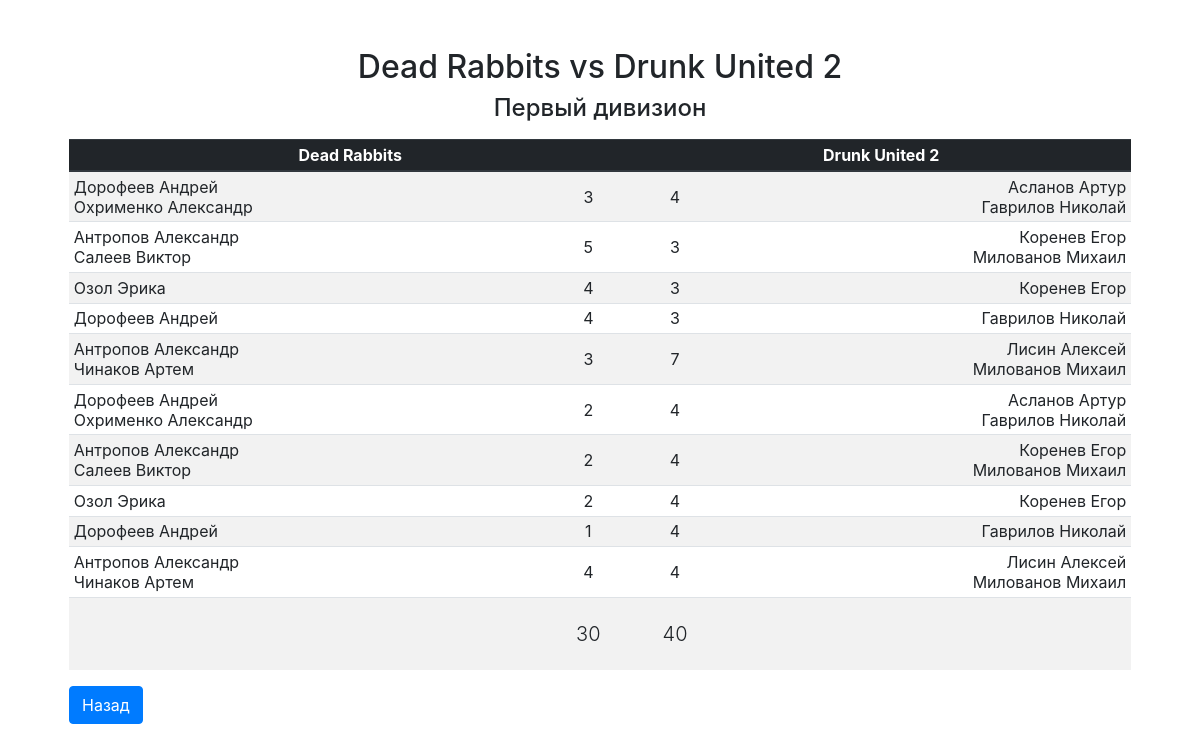
The page /match.php?id=60 on the database its author committed.
### tables this page shows
CREATE TABLE games (game_id integer primary key, match_id references matches(match_id), player_id11 references players(player_id), player_id12 references players(player_id), player_id21 references players(player_id), player_id22 references players(player_id), score1 integer, score2 integer);

CREATE TABLE players (player_id integer primary key autoincrement, first_name text, second_name text);

CREATE TABLE matches (match_id integer primary key autoincrement, season_id references seasons(season_id), tournament_id references tournaments(tournament_id), team_id1 references teams(team_id), team_id2 references teams(team_id), sets_won1 integer, sets_won2 integer, points_1 integer, points_2 integer);

### inc/functions.php (called while the page is built, shortened)
<?php
function find_player_name_by_id($player_id, $players_query) {
	foreach ($players_query as $player)
		if ($player['id'] == $player_id)
			return ($player['second_name'] . " " . $player['first_name']);
}

### match.php (the view, shortened to what this page needs)
<?php
	require_once __DIR__ . "/inc/bootstrap.php";
	require_once __DIR__ . "/inc/layout/head.php";
	$match_id = $_GET['id'];
	$sth = $db->prepare("select
			m.match_id as match_id,
			m.season_id as season_id,
			m.tournament_id as tournament_id,
			ht.team_name_long as home_team,
			at.team_name_long as away_team,
			m.sets_won1 as home_score,
			m.sets_won2 as away_score
			from matches as m
			inner join teams as ht on ht.team_id = m.team_id1
			inner join teams as at on at.team_id = m.team_id2
			where match_id = ?");
	$sth->execute(array($match_id));
	$match = $sth->fetch();
	$sth = $db->prepare("select * from games where match_id = :id");
	$sth->bindValue(":id", $match_id, PDO::PARAM_INT);
	$sth->execute();
	$games = $sth->fetchAll();
	$sth = $db->prepare("select id, first_name, second_name from rosters inner join players on rosters.player_id = players.player_id");
	$sth->execute();
	$players = $sth->fetchAll();
?>
<body class="pt-5">
<main role="main" class="container">
  	<div class="starter-template pt-0">
  		<?php if (!sizeof($games)): ?>
	    	<h2>Матч не найден</h2>
  			<p>К сожалению, матч не найден. Пожалуйста, вернитесь на главную страницу.</p>
  		<?php else: ?>
    	<h2><?php echo $match['home_team'] . " vs " . $match['away_team']; ?></h2>
    	<h4><?php echo $match['tournament_id'] == 1 ? "Первый дивизион" : "Второй дивизион"; ?></h4>
    	<table class="table table-striped table-sm mt-3" id="match">
    		<thead class="thead-dark">
    			<th colspan="2"><?php echo $match['home_team'] ?></th>
    			<th colspan="2"><?php echo $match['away_team']; ?></th>
    		</thead>
    		<tbody>
    			<?php if (sizeof($games)): ?>
    				<?php foreach ($games as $game): ?>
    					<tr>
					   		<td class="text-left">
					   			<?php
					   				echo find_player_name_by_id($game['player_id11'], $players);
					   				if ($game['player_id12'])
					   					echo "<br>" . find_player_name_by_id($game['player_id12'], $players);
				   				?>
				   			</td>
					   		<td>
					   			<?php echo $game['score1']; ?>
					   		</td>
					   		<td>
					   			<?php echo $game['score2']; ?>
					   		</td>
					   		<td class="text-right">
					   			<?php
					   				echo find_player_name_by_id($game['player_id21'], $players);
					   				if ($game['player_id22'])
					   					echo "<br>" . find_player_name_by_id($game['player_id22'], $players);
				   				?>
					   		</td>
    					</tr>
    				<?php endforeach; ?>
    			<?php endif; ?>
			   	<tr>
			   		<td></td>
			   		<td class="py-4">
						<output id="t1score" class="lead"><?php echo $match['home_score']; ?></output>
					</td>
			   		<td class="py-4">
			   			<output id="t2score" class="lead"><?php echo $match['away_score']; ?></output>
			   		</td>
			   		<td></td>
			   	</tr>
    		</tbody>
    	</table>
	    <?php endif; ?>
    	<div class="text-left">
			<a href="/" class="btn btn-primary">Назад</a>
		</div>
  	</div>
</main>
</body>
</html>

### inc/css/custom.css (style rules this page uses)
body { padding-top: 0; }
.starter-template { position: relative; padding: 3rem 1.5rem; text-align: center; }
.table td, .table th { text-align: center; vertical-align: middle; font-size: 12px; }
@media (min-width: 576px) { .table td, .table th { font-size: 1rem; } }

### rows shown on the page
games: player_id11.first_name "Дорофеев Андрей", player_id12.first_name "Охрименко Александр", score1 "3", score2 "4", player_id21.first_name "Асланов Артур", player_id22.first_name "Гаврилов Николай"
games: player_id11.first_name "Антропов Александр", player_id12.first_name "Салеев Виктор", score1 "5", score2 "3", player_id21.first_name "Коренев Егор", player_id22.first_name "Милованов Михаил"
games: player_id11.first_name "Озол Эрика", score1 "4", score2 "3", player_id21.first_name "Коренев Егор"
games: player_id11.first_name "Дорофеев Андрей", score1 "4", score2 "3", player_id21.first_name "Гаврилов Николай"
games: player_id11.first_name "Антропов Александр", player_id12.first_name "Чинаков Артем", score1 "3", score2 "7", player_id21.first_name "Лисин Алексей", player_id22.first_name "Милованов Михаил"
games: player_id11.first_name "Дорофеев Андрей", player_id12.first_name "Охрименко Александр", score1 "2", score2 "4", player_id21.first_name "Асланов Артур", player_id22.first_name "Гаврилов Николай"
games: player_id11.first_name "Антропов Александр", player_id12.first_name "Салеев Виктор", score1 "2", score2 "4", player_id21.first_name "Коренев Егор", player_id22.first_name "Милованов Михаил"
games: player_id11.first_name "Озол Эрика", score1 "2", score2 "4", player_id21.first_name "Коренев Егор"
games: player_id11.first_name "Дорофеев Андрей", score1 "1", score2 "4", player_id21.first_name "Гаврилов Николай"
games: player_id11.first_name "Антропов Александр", player_id12.first_name "Чинаков Артем", score1 "4", score2 "4", player_id21.first_name "Лисин Алексей", player_id22.first_name "Милованов Михаил"
matches: sets_won1 "30", sets_won2 "40"

### other values the page prints
$match['home_team'] "Dead Rabbits"
$match['away_team'] "Drunk United 2"
